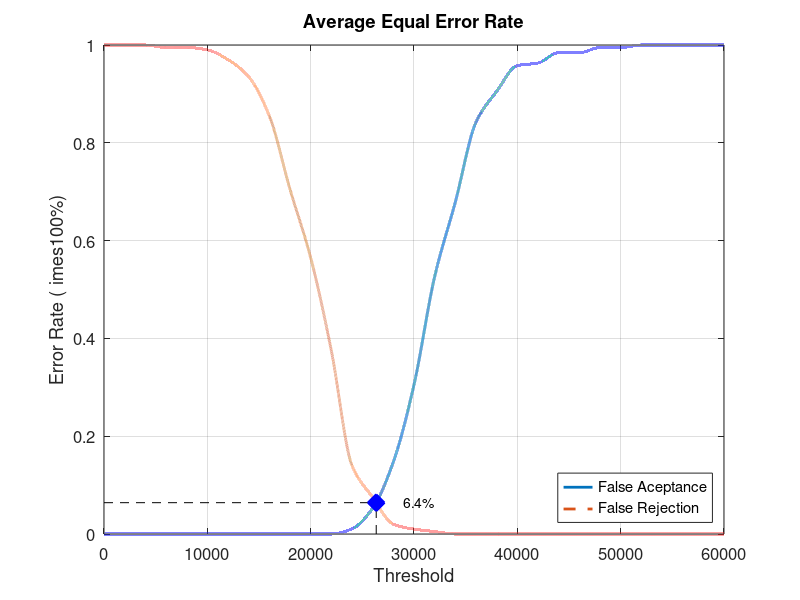
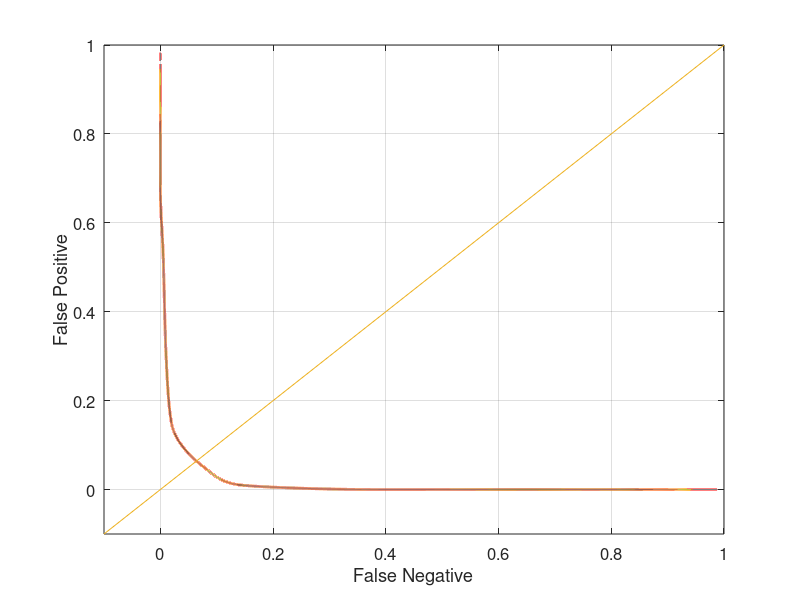

MATLAB code for these plots, in order:
close all;
clear;
clc;
x = 0:2000:60000;
xq = 0:0.5:60000;

y0 = [0 0 0 0 0 0 0 0 0 0 0 0 0.0105263 0.0526316 0.147368 0.305263 0.526316 0.678947 0.842105 0.905263 0.957895 0.963158 0.984211 0.984211 0.994737 0.994737 1 1 1 1 1]
yy0 = interp1(x, y0, xq, 'pchip');
y1 = [1 1 1 0.995 0.995 0.99 0.97 0.935 0.855 0.705 0.565 0.375 0.14 0.075 0.02 0.01 0.005 0 0 0 0 0 0 0 0 0 0 0 0 0 0]
yy1 = interp1(x, y1, xq, 'pchip');

% Calculating EER: 
y2 = abs(y0 - y1);
find(y2 == min(y2))
yy2 = abs(yy0 - yy1);
xEER = find(yy2 == min(yy2));
xEERIndex = xq(xEER) % X-axis EER
yEER = yy0(xEER) % Y-axis EER

main = figure
plot(xq, yy0,'-','LineWidth', 2);	hold on
plot(xq, yy1,'--','LineWidth', 2);	hold on
plot([xEERIndex xEERIndex], [0 yEER], 'k--');	hold on
plot([0 xEERIndex], [yEER yEER], 'k--');	hold on
plot(xEERIndex, yEER, 'bx', 'LineWidth', 10);	hold on
text(xEERIndex + 10 * xEERIndex / 100, yEER, [num2str(round((10000 * yEER)) / 100) '%'])
legend('False Aceptance', 'False Rejection', 'Location', 'SouthEast')
xlabel('Threshold')
ylabel('Error Rate (	imes100%)')
title('Average Equal Error Rate')
set(gca, 'FontSize', 12)
axis([0 60000 0 1])
grid on

print(main, 'Database5_2Main', '-dpng');
FNRxFPR = figure('Color', [1 1 1]);
plot(yy1, yy0, '-', yy1, yy0, 'LineWidth', 2);
hold on
y = -0.1:0.1:1
plot(y, y); 
set(gca, 'FontSize', 12)
xlabel('False Negative')
ylabel('False Positive')
axis([-0.1 1 -0.1 1])
set(gca, 'FontSize', 12)
grid on

print(FNRxFPR, 'Database5_2FNRxFPR','-dpng');
